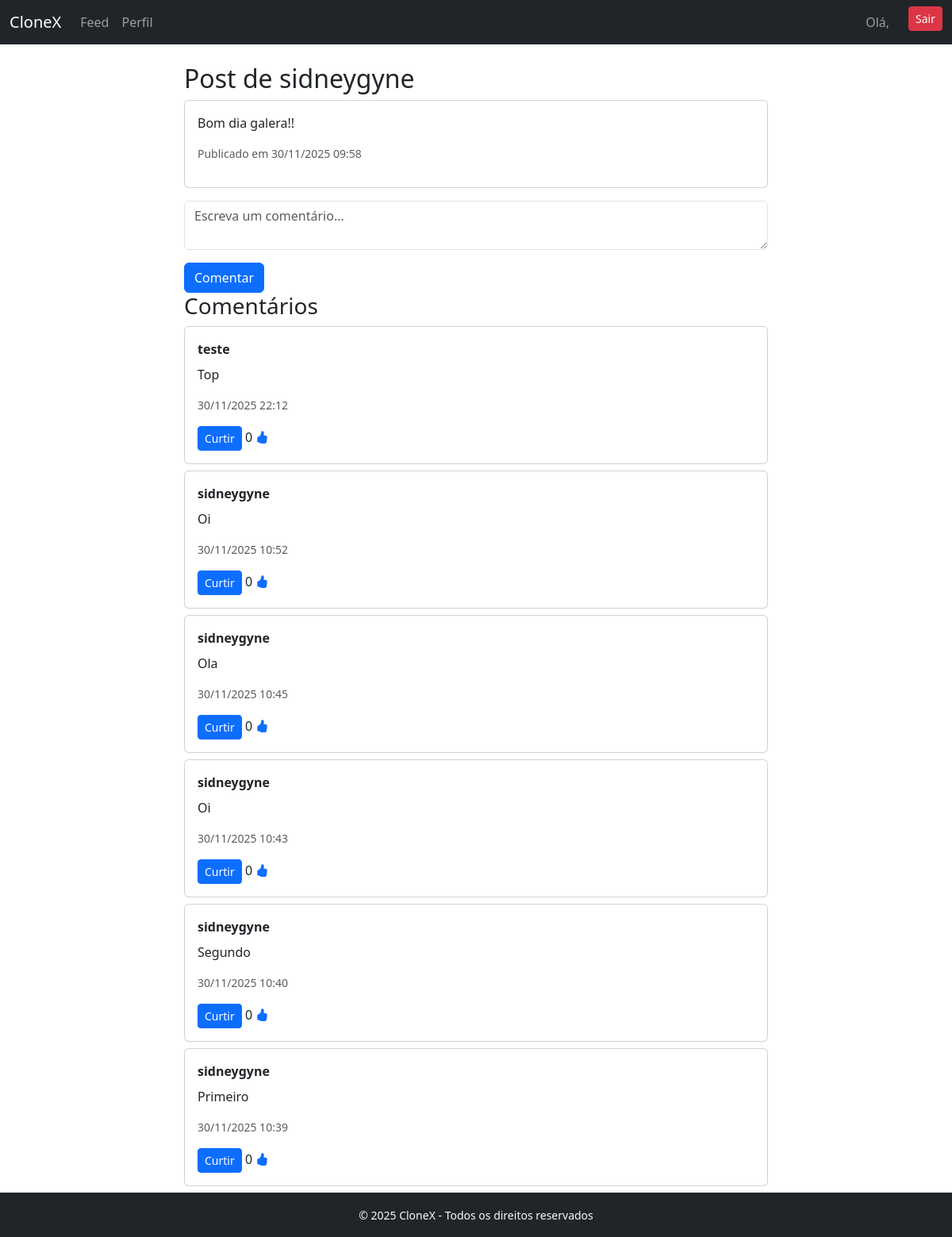
The page /comments/10/ (signed in) on the database its author committed.
### social/models.py (models this page shows, shortened)
class Post(models.Model):
    author = models.ForeignKey(User, on_delete=models.CASCADE, related_name="posts")
    content = models.CharField(max_length=280)
    image = models.ImageField(upload_to="posts/", blank=True, null=True)
    created_at = models.DateTimeField(auto_now_add=True)

class Comment(models.Model):
    author = models.ForeignKey(
        User,
        related_name="user_comments",   # 🔹 comentários feitos pelo usuário
        on_delete=models.CASCADE
    )
    post = models.ForeignKey(
        Post,
        related_name="comments",        # 🔹 comentários do post
        on_delete=models.CASCADE
    )
    content = models.TextField()
    created_at = models.DateTimeField(auto_now_add=True)

### social/views.py (the view)
# urls.py: path("comments/<int:post_id>/", comments_view, name="comments"),
@login_required
def comments_view(request, post_id):
    post = get_object_or_404(Post, id=post_id)
    if request.method == "POST":
        form = CommentForm(request.POST)
        if form.is_valid():
            novo_comentario = form.save(commit=False)
            novo_comentario.post = post
            novo_comentario.author = request.user
            novo_comentario.save()
            return JsonResponse({
                "id": novo_comentario.id,
                "author": request.user.username,
                "content": novo_comentario.content,
                "created_at": localtime(novo_comentario.created_at).strftime("%d/%m/%Y %H:%M"),
                "total_comments": post.comments.count(),  # 🔹 contador atualizado
            })
    else:
        comments = Comment.objects.filter(post=post).order_by("-created_at")
        form = CommentForm()
        liked_comments = CommentLike.objects.filter(user=request.user).values_list("comment_id", flat=True)
        return render(request, "comments.html", {
            "post": post,
            "comments": comments,
            "form": form,
            "liked_comments": liked_comments,
        })

### social/forms.py
class CommentForm(forms.ModelForm):
    class Meta:
        model = Comment
        fields = ["content"]
        labels = {
            "content": ""
        }
        widgets = {
            "content": forms.Textarea(attrs={
                "class": "form-control w-100",
                "rows": 2,
                "placeholder": "Escreva um comentário..."
            }),
        }

### templates/comments.html (shortened to what this page needs)
{% extends "base.html" %} {% load static %} {% block content %}
<h2>Post de {{ post.author.username }}</h2>
<div class="card mb-3">
  <div class="card-body">
    <p>{{ post.content }}</p>
    <p class="text-muted small">
      Publicado em {{ post.created_at|date:"d/m/Y H:i" }}
    </p>
  </div>
</div>
<form
  method="post"
  action="{% url 'comments' post.id %}"
  class="comment-form"
  data-post-id="{{ post.id }}"
>
  {% csrf_token %} {{ form.as_p }}
  <button type="submit" class="btn btn-primary">Comentar</button>
</form>
<h3>Comentários</h3>
<div id="comments-list-{{ post.id }}">
  {% for comment in comments %}
  <div class="card mb-2">
    <div class="card-body">
      <strong>{{ comment.author.username }}</strong>
      <p class="pt-2">{{ comment.content }}</p>
      <p class="text-muted small">{{ comment.created_at|date:"d/m/Y H:i" }}</p>
      <form
        method="post"
        action="{% url 'toggle-comment-like' comment.id %}"
        class="comment-like-form d-inline"
        data-comment-id="{{ comment.id }}"
      >
        {% csrf_token %} {% if comment.id in liked_comments %}
        <button type="submit" class="btn btn-sm btn-danger">Descurtir</button>
        {% else %}
        <button type="submit" class="btn btn-sm btn-primary">Curtir</button>
        {% endif %}
      </form>
      <span id="comment-likes-count-{{ comment.id }}">
        <span class="like-number">{{ comment.likes.count }}</span>
        <i class="bi bi-hand-thumbs-up-fill text-primary"></i>
      </span>
    </div>
  </div>
  {% empty %}
  <p>Nenhum comentário ainda.</p>
  {% endfor %}
</div>
{% endblock %}

### templates/base.html (style rules this page uses)
html, body { height: 100%; margin: 0; }
body { display: flex; flex-direction: column; min-height: 100vh; }

### rows shown on the page
Post: author.username "sidneygyne", content "Bom dia galera!!", created_at "30/11/2025 09:58"
Comment: author.username "teste", content "Top", created_at "30/11/2025 22:12", shows "Curtir", likes.count "0"
Comment: author.username "sidneygyne", content "Oi", created_at "30/11/2025 10:52", shows "Curtir", likes.count "0"
Comment: author.username "sidneygyne", content "Ola", created_at "30/11/2025 10:45", shows "Curtir", likes.count "0"
Comment: author.username "sidneygyne", content "Oi", created_at "30/11/2025 10:43", shows "Curtir", likes.count "0"
Comment: author.username "sidneygyne", content "Segundo", created_at "30/11/2025 10:40", shows "Curtir", likes.count "0"
Comment: author.username "sidneygyne", content "Primeiro", created_at "30/11/2025 10:39", shows "Curtir", likes.count "0"
